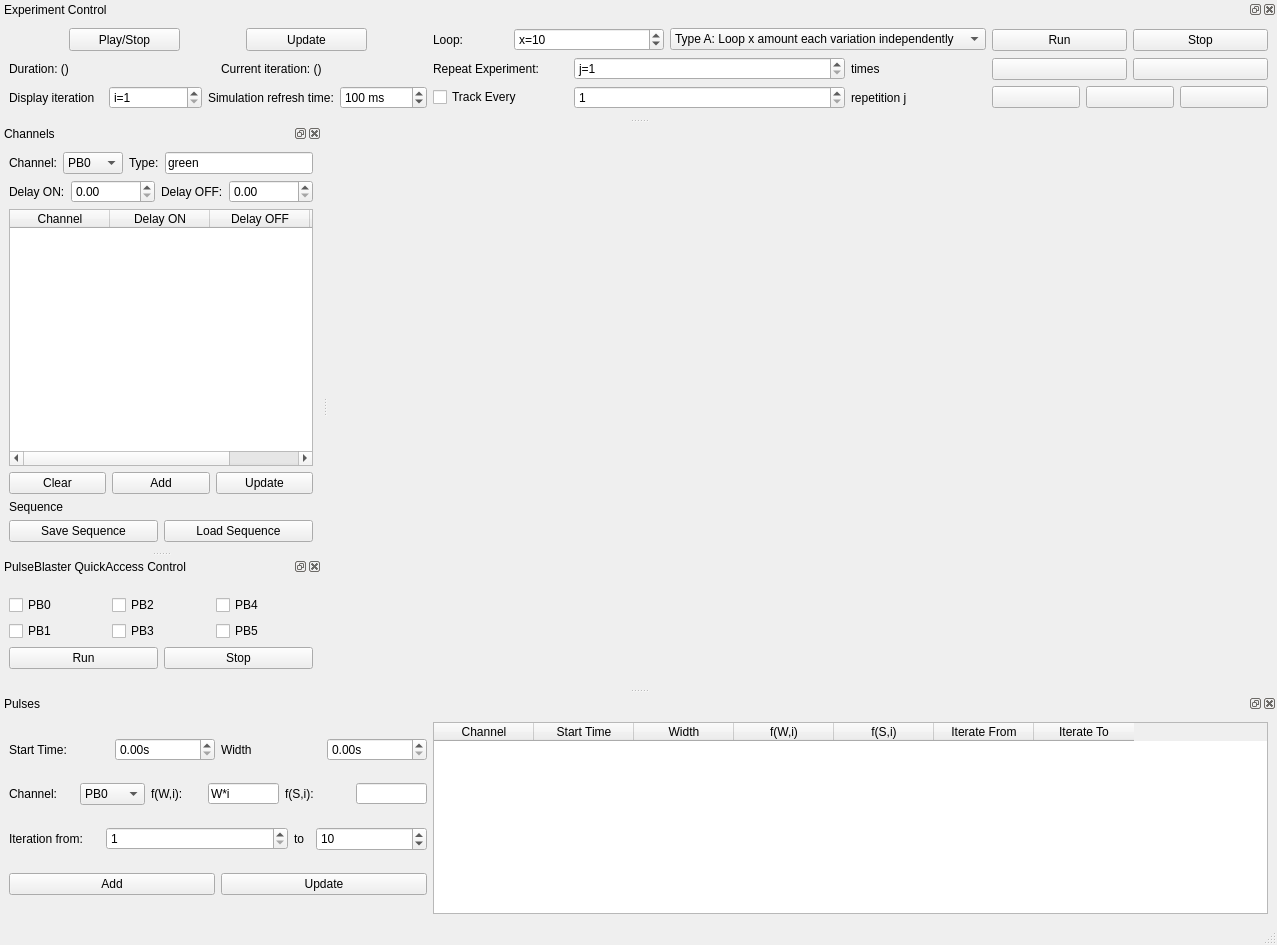
<?xml version="1.0" encoding="UTF-8"?>
<ui version="4.0">
 <class>MainWindow</class>
 <widget class="QMainWindow" name="MainWindow">
  <property name="geometry">
   <rect>
    <x>0</x>
    <y>0</y>
    <width>1277</width>
    <height>945</height>
   </rect>
  </property>
  <property name="windowTitle">
   <string>Pulsed Experiments</string>
  </property>
  <widget class="QWidget" name="centralwidget">
   <layout class="QVBoxLayout" name="verticalLayout">
    <item>
     <widget class="PlotWidget" name="sequence_diagram_plot" native="true"/>
    </item>
    <item>
     <widget class="PlotWidget" name="pulsed_exp_plot" native="true"/>
    </item>
   </layout>
  </widget>
  <widget class="QMenuBar" name="menubar">
   <property name="geometry">
    <rect>
     <x>0</x>
     <y>0</y>
     <width>1277</width>
     <height>21</height>
    </rect>
   </property>
  </widget>
  <widget class="QStatusBar" name="statusbar"/>
  <widget class="QDockWidget" name="channels_dockwidget">
   <property name="windowTitle">
    <string>Channels</string>
   </property>
   <attribute name="dockWidgetArea">
    <number>1</number>
   </attribute>
   <widget class="QWidget" name="dockWidgetContents">
    <layout class="QHBoxLayout" name="horizontalLayout">
     <item>
      <layout class="QVBoxLayout" name="verticalLayout_2">
       <item>
        <layout class="QHBoxLayout" name="horizontalLayout_3">
         <item>
          <widget class="QLabel" name="channel_label">
           <property name="text">
            <string>Channel:</string>
           </property>
          </widget>
         </item>
         <item>
          <widget class="QComboBox" name="channel_identifier_combobox">
           <item>
            <property name="text">
             <string>PB0</string>
            </property>
           </item>
           <item>
            <property name="text">
             <string>PB1</string>
            </property>
           </item>
           <item>
            <property name="text">
             <string>PB2</string>
            </property>
           </item>
           <item>
            <property name="text">
             <string>PB3</string>
            </property>
           </item>
           <item>
            <property name="text">
             <string>PB4</string>
            </property>
           </item>
           <item>
            <property name="text">
             <string>PB5</string>
            </property>
           </item>
           <item>
            <property name="text">
             <string>PB6</string>
            </property>
           </item>
           <item>
            <property name="text">
             <string>PB7</string>
            </property>
           </item>
           <item>
            <property name="text">
             <string>PB8</string>
            </property>
           </item>
           <item>
            <property name="text">
             <string>PB9</string>
            </property>
           </item>
           <item>
            <property name="text">
             <string>PB10</string>
            </property>
           </item>
           <item>
            <property name="text">
             <string>PB11</string>
            </property>
           </item>
           <item>
            <property name="text">
             <string>PB12</string>
            </property>
           </item>
           <item>
            <property name="text">
             <string>PB13</string>
            </property>
           </item>
           <item>
            <property name="text">
             <string>PB14</string>
            </property>
           </item>
           <item>
            <property name="text">
             <string>PB15</string>
            </property>
           </item>
           <item>
            <property name="text">
             <string>PB16</string>
            </property>
           </item>
           <item>
            <property name="text">
             <string>PB17</string>
            </property>
           </item>
           <item>
            <property name="text">
             <string>PB18</string>
            </property>
           </item>
           <item>
            <property name="text">
             <string>PB19</string>
            </property>
           </item>
           <item>
            <property name="text">
             <string>PB20</string>
            </property>
           </item>
          </widget>
         </item>
         <item>
          <widget class="QLabel" name="channel_type_label">
           <property name="text">
            <string>Type:</string>
           </property>
          </widget>
         </item>
         <item>
          <widget class="QLineEdit" name="channel_type_line_edit">
           <property name="text">
            <string>green</string>
           </property>
          </widget>
         </item>
        </layout>
       </item>
       <item>
        <layout class="QHBoxLayout" name="horizontalLayout_4">
         <item>
          <widget class="QLabel" name="delay_on_label">
           <property name="text">
            <string>Delay ON:</string>
           </property>
          </widget>
         </item>
         <item>
          <widget class="QDoubleSpinBox" name="delay_on_spinbox">
           <property name="maximum">
            <double>1000000.000000000000000</double>
           </property>
          </widget>
         </item>
         <item>
          <widget class="QLabel" name="delay_off_label">
           <property name="text">
            <string>Delay OFF:</string>
           </property>
          </widget>
         </item>
         <item>
          <widget class="QDoubleSpinBox" name="delay_off_spinbox">
           <property name="maximum">
            <double>1000000.000000000000000</double>
           </property>
          </widget>
         </item>
        </layout>
       </item>
       <item>
        <widget class="QTableWidget" name="channels_tablewidget">
         <property name="gridStyle">
          <enum>Qt::SolidLine</enum>
         </property>
         <property name="sortingEnabled">
          <bool>false</bool>
         </property>
         <property name="rowCount">
          <number>0</number>
         </property>
         <column>
          <property name="text">
           <string>Channel</string>
          </property>
          <property name="textAlignment">
           <set>AlignCenter</set>
          </property>
         </column>
         <column>
          <property name="text">
           <string>Delay ON</string>
          </property>
          <property name="textAlignment">
           <set>AlignCenter</set>
          </property>
         </column>
         <column>
          <property name="text">
           <string>Delay OFF</string>
          </property>
          <property name="textAlignment">
           <set>AlignCenter</set>
          </property>
         </column>
         <column>
          <property name="text">
           <string>Type</string>
          </property>
          <property name="textAlignment">
           <set>AlignCenter</set>
          </property>
         </column>
        </widget>
       </item>
       <item>
        <layout class="QHBoxLayout" name="horizontalLayout_2">
         <item>
          <widget class="QPushButton" name="clear_channels_button">
           <property name="text">
            <string>Clear</string>
           </property>
          </widget>
         </item>
         <item>
          <widget class="QPushButton" name="add_channel_button">
           <property name="text">
            <string>Add</string>
           </property>
          </widget>
         </item>
         <item>
          <widget class="QPushButton" name="update_channels_button">
           <property name="text">
            <string>Update</string>
           </property>
          </widget>
         </item>
        </layout>
       </item>
       <item>
        <widget class="QLabel" name="sequence_name_label">
         <property name="text">
          <string>Sequence</string>
         </property>
        </widget>
       </item>
       <item>
        <layout class="QVBoxLayout" name="file_layout">
         <item>
          <layout class="QHBoxLayout" name="save_layout">
           <item>
            <widget class="QPushButton" name="save_sequence_button">
             <property name="text">
              <string>Save Sequence</string>
             </property>
            </widget>
           </item>
           <item>
            <widget class="QPushButton" name="load_sequence_button">
             <property name="text">
              <string>Load Sequence</string>
             </property>
            </widget>
           </item>
          </layout>
         </item>
        </layout>
       </item>
      </layout>
     </item>
    </layout>
   </widget>
  </widget>
  <widget class="QDockWidget" name="pulses_dockwidget">
   <property name="windowTitle">
    <string>Pulses</string>
   </property>
   <attribute name="dockWidgetArea">
    <number>8</number>
   </attribute>
   <widget class="QWidget" name="dockWidgetContents_2">
    <layout class="QHBoxLayout" name="horizontalLayout_20" stretch="1,2">
     <item>
      <layout class="QVBoxLayout" name="verticalLayout_3">
       <item>
        <layout class="QHBoxLayout" name="horizontalLayout_5">
         <item>
          <widget class="QLabel" name="start_time_label">
           <property name="text">
            <string>Start Time:</string>
           </property>
          </widget>
         </item>
         <item>
          <widget class="ScienDSpinBox" name="start_time_spinbox">
           <property name="suffix">
            <string>s</string>
           </property>
           <property name="maximum">
            <double>1000000.000000000000000</double>
           </property>
          </widget>
         </item>
         <item>
          <widget class="QLabel" name="pulse_width_label">
           <property name="text">
            <string>Width</string>
           </property>
          </widget>
         </item>
         <item>
          <widget class="ScienDSpinBox" name="pulse_width_spinbox">
           <property name="suffix">
            <string>s</string>
           </property>
           <property name="minimum">
            <double>0.000000000000000</double>
           </property>
           <property name="maximum">
            <double>1000000.000000000000000</double>
           </property>
          </widget>
         </item>
        </layout>
       </item>
       <item>
        <layout class="QHBoxLayout" name="horizontalLayout_11">
         <item>
          <widget class="QLabel" name="label_3">
           <property name="text">
            <string>Channel:</string>
           </property>
          </widget>
         </item>
         <item>
          <widget class="QComboBox" name="pulse_channel_combobox">
           <item>
            <property name="text">
             <string>PB0</string>
            </property>
           </item>
           <item>
            <property name="text">
             <string>PB1</string>
            </property>
           </item>
           <item>
            <property name="text">
             <string>PB2</string>
            </property>
           </item>
           <item>
            <property name="text">
             <string>PB3</string>
            </property>
           </item>
           <item>
            <property name="text">
             <string>PB4</string>
            </property>
           </item>
           <item>
            <property name="text">
             <string>PB5</string>
            </property>
           </item>
           <item>
            <property name="text">
             <string>PB6</string>
            </property>
           </item>
           <item>
            <property name="text">
             <string>PB7</string>
            </property>
           </item>
           <item>
            <property name="text">
             <string>PB8</string>
            </property>
           </item>
           <item>
            <property name="text">
             <string>PB9</string>
            </property>
           </item>
           <item>
            <property name="text">
             <string>PB10</string>
            </property>
           </item>
           <item>
            <property name="text">
             <string>PB11</string>
            </property>
           </item>
           <item>
            <property name="text">
             <string>PB12</string>
            </property>
           </item>
           <item>
            <property name="text">
             <string>PB13</string>
            </property>
           </item>
           <item>
            <property name="text">
             <string>PB14</string>
            </property>
           </item>
           <item>
            <property name="text">
             <string>PB15</string>
            </property>
           </item>
           <item>
            <property name="text">
             <string>PB16</string>
            </property>
           </item>
           <item>
            <property name="text">
             <string>PB17</string>
            </property>
           </item>
           <item>
            <property name="text">
             <string>PB18</string>
            </property>
           </item>
           <item>
            <property name="text">
             <string>PB19</string>
            </property>
           </item>
           <item>
            <property name="text">
             <string>PB20</string>
            </property>
           </item>
          </widget>
         </item>
         <item>
          <widget class="QLabel" name="label_7">
           <property name="maximumSize">
            <size>
             <width>51</width>
             <height>24</height>
            </size>
           </property>
           <property name="text">
            <string>f(W,i):</string>
           </property>
          </widget>
         </item>
         <item>
          <widget class="QLineEdit" name="width_function_line_edit">
           <property name="maximumSize">
            <size>
             <width>71</width>
             <height>21</height>
            </size>
           </property>
           <property name="text">
            <string>W*i</string>
           </property>
          </widget>
         </item>
         <item>
          <widget class="QLabel" name="label_10">
           <property name="text">
            <string>f(S,i):</string>
           </property>
          </widget>
         </item>
         <item>
          <widget class="QLineEdit" name="start_function_line_edit">
           <property name="maximumSize">
            <size>
             <width>71</width>
             <height>21</height>
            </size>
           </property>
           <property name="text">
            <string/>
           </property>
          </widget>
         </item>
        </layout>
       </item>
       <item>
        <layout class="QHBoxLayout" name="horizontalLayout_9">
         <item>
          <widget class="QLabel" name="iteration_from_label">
           <property name="maximumSize">
            <size>
             <width>91</width>
             <height>16</height>
            </size>
           </property>
           <property name="text">
            <string>Iteration from:</string>
           </property>
          </widget>
         </item>
         <item>
          <widget class="QSpinBox" name="iteration_start_spinbox">
           <property name="minimum">
            <number>1</number>
           </property>
           <property name="maximum">
            <number>1000000</number>
           </property>
          </widget>
         </item>
         <item>
          <widget class="QLabel" name="iterations_to_label">
           <property name="maximumSize">
            <size>
             <width>16</width>
             <height>24</height>
            </size>
           </property>
           <property name="text">
            <string>to</string>
           </property>
          </widget>
         </item>
         <item>
          <widget class="QSpinBox" name="iteration_end_spinbox">
           <property name="maximumSize">
            <size>
             <width>111</width>
             <height>24</height>
            </size>
           </property>
           <property name="minimum">
            <number>1</number>
           </property>
           <property name="maximum">
            <number>1000000</number>
           </property>
           <property name="value">
            <number>10</number>
           </property>
          </widget>
         </item>
        </layout>
       </item>
       <item>
        <layout class="QHBoxLayout" name="horizontalLayout_17" stretch="1,1">
         <item>
          <widget class="QPushButton" name="add_pulse_button">
           <property name="sizePolicy">
            <sizepolicy hsizetype="Minimum" vsizetype="Fixed">
             <horstretch>0</horstretch>
             <verstretch>0</verstretch>
            </sizepolicy>
           </property>
           <property name="maximumSize">
            <size>
             <width>16777215</width>
             <height>16777215</height>
            </size>
           </property>
           <property name="text">
            <string>Add</string>
           </property>
          </widget>
         </item>
         <item>
          <widget class="QPushButton" name="update_pulses_button">
           <property name="text">
            <string>Update</string>
           </property>
          </widget>
         </item>
        </layout>
       </item>
      </layout>
     </item>
     <item>
      <widget class="QTableWidget" name="pulses_tablewidget">
       <column>
        <property name="text">
         <string>Channel</string>
        </property>
       </column>
       <column>
        <property name="text">
         <string>Start Time</string>
        </property>
       </column>
       <column>
        <property name="text">
         <string>Width</string>
        </property>
       </column>
       <column>
        <property name="text">
         <string>f(W,i)</string>
        </property>
       </column>
       <column>
        <property name="text">
         <string>f(S,i)</string>
        </property>
       </column>
       <column>
        <property name="text">
         <string>Iterate From</string>
        </property>
       </column>
       <column>
        <property name="text">
         <string>Iterate To</string>
        </property>
       </column>
      </widget>
     </item>
    </layout>
   </widget>
  </widget>
  <widget class="QDockWidget" name="experiment_control_dockwidget">
   <property name="windowTitle">
    <string>Experiment Control</string>
   </property>
   <attribute name="dockWidgetArea">
    <number>4</number>
   </attribute>
   <widget class="QWidget" name="dockWidgetContents_3">
    <layout class="QHBoxLayout" name="horizontalLayout_8" stretch="1,2">
     <item>
      <layout class="QVBoxLayout" name="simulation_layout" stretch="1,1,1">
       <item>
        <layout class="QHBoxLayout" name="sim_control_layout" stretch="1,1">
         <item>
          <widget class="QPushButton" name="stop_simulation_button">
           <property name="maximumSize">
            <size>
             <width>111</width>
             <height>32</height>
            </size>
           </property>
           <property name="text">
            <string>Play/Stop</string>
           </property>
          </widget>
         </item>
         <item>
          <widget class="QPushButton" name="update_button">
           <property name="maximumSize">
            <size>
             <width>121</width>
             <height>32</height>
            </size>
           </property>
           <property name="text">
            <string>Update</string>
           </property>
          </widget>
         </item>
        </layout>
       </item>
       <item>
        <layout class="QHBoxLayout" name="sim_status_layout" stretch="1,1">
         <item>
          <widget class="QLabel" name="loop_duration_label">
           <property name="text">
            <string>Duration: ()</string>
           </property>
          </widget>
         </item>
         <item>
          <widget class="QLabel" name="current_iteration_label">
           <property name="text">
            <string>Current iteration: ()</string>
           </property>
          </widget>
         </item>
        </layout>
       </item>
       <item>
        <layout class="QHBoxLayout" name="sim_config_layout" stretch="1,1">
         <item>
          <layout class="QHBoxLayout" name="disp_iteration_layout" stretch="1,1">
           <item>
            <widget class="QLabel" name="disp_iteration_label">
             <property name="text">
              <string>Display iteration</string>
             </property>
            </widget>
           </item>
           <item>
            <widget class="QSpinBox" name="iteration_frame_spinbox">
             <property name="prefix">
              <string>i=</string>
             </property>
             <property name="minimum">
              <number>1</number>
             </property>
             <property name="maximum">
              <number>1000000000</number>
             </property>
            </widget>
           </item>
          </layout>
         </item>
         <item>
          <layout class="QHBoxLayout" name="sim_refresh_layout" stretch="2,1">
           <item>
            <widget class="QLabel" name="ms_sim_label">
             <property name="text">
              <string>Simulation refresh time:</string>
             </property>
            </widget>
           </item>
           <item>
            <widget class="QSpinBox" name="ms_per_iteration_spinbox">
             <property name="maximumSize">
              <size>
               <width>111</width>
               <height>24</height>
              </size>
             </property>
             <property name="suffix">
              <string> ms</string>
             </property>
             <property name="minimum">
              <number>1</number>
             </property>
             <property name="maximum">
              <number>1000000000</number>
             </property>
             <property name="singleStep">
              <number>100</number>
             </property>
             <property name="value">
              <number>100</number>
             </property>
            </widget>
           </item>
          </layout>
         </item>
        </layout>
       </item>
      </layout>
     </item>
     <item>
      <layout class="QHBoxLayout" name="pulsed_exp_control_layout" stretch="2,1">
       <item>
        <layout class="QVBoxLayout" name="exp_config_layout">
         <item>
          <layout class="QHBoxLayout" name="loop_layout" stretch="1,2,4">
           <item>
            <widget class="QLabel" name="loop_label">
             <property name="text">
              <string>Loop: </string>
             </property>
            </widget>
           </item>
           <item>
            <widget class="QSpinBox" name="loop_sequence_spinbox">
             <property name="prefix">
              <string>x=</string>
             </property>
             <property name="minimum">
              <number>1</number>
             </property>
             <property name="maximum">
              <number>999999999</number>
             </property>
             <property name="singleStep">
              <number>1000</number>
             </property>
             <property name="value">
              <number>10</number>
             </property>
            </widget>
           </item>
           <item>
            <widget class="QComboBox" name="type_variation_combobox">
             <item>
              <property name="text">
               <string>Type A: Loop x amount each variation independently</string>
              </property>
             </item>
             <item>
              <property name="text">
               <string>Type B: Loop x amount the variations consecutively</string>
              </property>
             </item>
            </widget>
           </item>
          </layout>
         </item>
         <item>
          <layout class="QHBoxLayout" name="repeat_exp_layout" stretch="1,2,1">
           <item>
            <widget class="QLabel" name="repeat_exp_label">
             <property name="text">
              <string>Repeat Experiment:</string>
             </property>
            </widget>
           </item>
           <item>
            <widget class="QSpinBox" name="repeat_exp_spinbox">
             <property name="prefix">
              <string>j=</string>
             </property>
             <property name="minimum">
              <number>1</number>
             </property>
             <property name="maximum">
              <number>999999999</number>
             </property>
             <property name="singleStep">
              <number>10</number>
             </property>
            </widget>
           </item>
           <item>
            <widget class="QLabel" name="times_label">
             <property name="text">
              <string>times</string>
             </property>
            </widget>
           </item>
          </layout>
         </item>
         <item>
          <layout class="QHBoxLayout" name="track_option_layout" stretch="1,2,1">
           <item>
            <widget class="QCheckBox" name="track_checkbox">
             <property name="text">
              <string>Track Every</string>
             </property>
            </widget>
           </item>
           <item>
            <widget class="QSpinBox" name="track_every_spinbox">
             <property name="minimum">
              <number>1</number>
             </property>
             <property name="maximum">
              <number>999999999</number>
             </property>
             <property name="value">
              <number>1</number>
             </property>
            </widget>
           </item>
           <item>
            <widget class="QLabel" name="repetition_label">
             <property name="text">
              <string>repetition j</string>
             </property>
            </widget>
           </item>
          </layout>
         </item>
        </layout>
       </item>
       <item>
        <layout class="QVBoxLayout" name="exp_control_layout" stretch="1,2">
         <item>
          <layout class="QHBoxLayout" name="run_pulsed_exp_layout" stretch="1,1">
           <item>
            <widget class="QPushButton" name="run_sequence_button">
             <property name="text">
              <string>Run</string>
             </property>
            </widget>
           </item>
           <item>
            <widget class="QPushButton" name="stop_sequence_button">
             <property name="text">
              <string>Stop</string>
             </property>
            </widget>
           </item>
          </layout>
         </item>
         <item>
          <layout class="QVBoxLayout" name="verticalLayout_4" stretch="1,1">
           <item>
            <layout class="QHBoxLayout" name="save_data_layout" stretch="1,1">
             <item>
              <widget class="QPushButton" name="save_button">
               <property name="text">
                <string/>
               </property>
               <property name="icon">
                <iconset resource="../../../../artwork/qudi_icons.qrc">
                 <normaloff>:/icons/icons/save.png</normaloff>:/icons/icons/save.png</iconset>
               </property>
              </widget>
             </item>
             <item>
              <widget class="QPushButton" name="delete_button">
               <property name="text">
                <string/>
               </property>
               <property name="icon">
                <iconset resource="../../../../artwork/qudi_icons.qrc">
                 <normaloff>:/icons/icons/delete.png</normaloff>:/icons/icons/delete.png</iconset>
               </property>
              </widget>
             </item>
            </layout>
           </item>
           <item>
            <layout class="QHBoxLayout" name="load_data_layout" stretch="1,1,1">
             <item>
              <widget class="QPushButton" name="load_button">
               <property name="text">
                <string/>
               </property>
               <property name="icon">
                <iconset resource="../../../../artwork/qudi_icons.qrc">
                 <normaloff>:/icons/icons/load.png</normaloff>:/icons/icons/load.png</iconset>
               </property>
              </widget>
             </item>
             <item>
              <widget class="QPushButton" name="previous_button">
               <property name="text">
                <string/>
               </property>
               <property name="icon">
                <iconset resource="../../../../artwork/qudi_icons.qrc">
                 <normaloff>:/icons/icons/previous.png</normaloff>:/icons/icons/previous.png</iconset>
               </property>
              </widget>
             </item>
             <item>
              <widget class="QPushButton" name="next_button">
               <property name="text">
                <string/>
               </property>
               <property name="icon">
                <iconset resource="../../../../artwork/qudi_icons.qrc">
                 <normaloff>:/icons/icons/next.png</normaloff>:/icons/icons/next.png</iconset>
               </property>
              </widget>
             </item>
            </layout>
           </item>
          </layout>
         </item>
        </layout>
       </item>
      </layout>
     </item>
    </layout>
   </widget>
  </widget>
  <widget class="QDockWidget" name="dockWidget">
   <property name="windowTitle">
    <string>PulseBlaster QuickAccess Control</string>
   </property>
   <attribute name="dockWidgetArea">
    <number>1</number>
   </attribute>
   <widget class="QWidget" name="dockWidgetContents_6">
    <layout class="QVBoxLayout" name="verticalLayout_7">
     <item>
      <layout class="QVBoxLayout" name="verticalLayout_6" stretch="2,1">
       <item>
        <layout class="QGridLayout" name="pb_output_layout" rowstretch="1,1" columnstretch="1,1,1">
         <item row="0" column="0">
          <widget class="QCheckBox" name="pb0_checkbox">
           <property name="text">
            <string>PB0</string>
           </property>
          </widget>
         </item>
         <item row="1" column="0">
          <widget class="QCheckBox" name="pb1_checkbox">
           <property name="text">
            <string>PB1</string>
           </property>
          </widget>
         </item>
         <item row="0" column="1">
          <widget class="QCheckBox" name="pb2_checkbox">
           <property name="text">
            <string>PB2</string>
           </property>
          </widget>
         </item>
         <item row="1" column="1">
          <widget class="QCheckBox" name="pb3_checkbox">
           <property name="text">
            <string>PB3</string>
           </property>
          </widget>
         </item>
         <item row="0" column="2">
          <widget class="QCheckBox" name="pb4_checkbox">
           <property name="text">
            <string>PB4</string>
           </property>
          </widget>
         </item>
         <item row="1" column="2">
          <widget class="QCheckBox" name="pb5_checkbox">
           <property name="text">
            <string>PB5</string>
           </property>
          </widget>
         </item>
        </layout>
       </item>
       <item>
        <layout class="QHBoxLayout" name="run_turn_on_off_layout" stretch="1,1">
         <item>
          <widget class="QPushButton" name="run_output_button">
           <property name="text">
            <string>Run</string>
           </property>
          </widget>
         </item>
         <item>
          <widget class="QPushButton" name="stop_output_button">
           <property name="text">
            <string>Stop</string>
           </property>
          </widget>
         </item>
        </layout>
       </item>
      </layout>
     </item>
    </layout>
   </widget>
  </widget>
 </widget>
 <customwidgets>
  <customwidget>
   <class>PlotWidget</class>
   <extends>QWidget</extends>
   <header>pyqtgraph</header>
   <container>1</container>
  </customwidget>
  <customwidget>
   <class>ScienDSpinBox</class>
   <extends>QDoubleSpinBox</extends>
   <header>qudi.util.widgets.scientific_spinbox</header>
  </customwidget>
 </customwidgets>
 <resources>
  <include location="../../../../artwork/qudi_icons.qrc"/>
 </resources>
 <connections/>
</ui>
